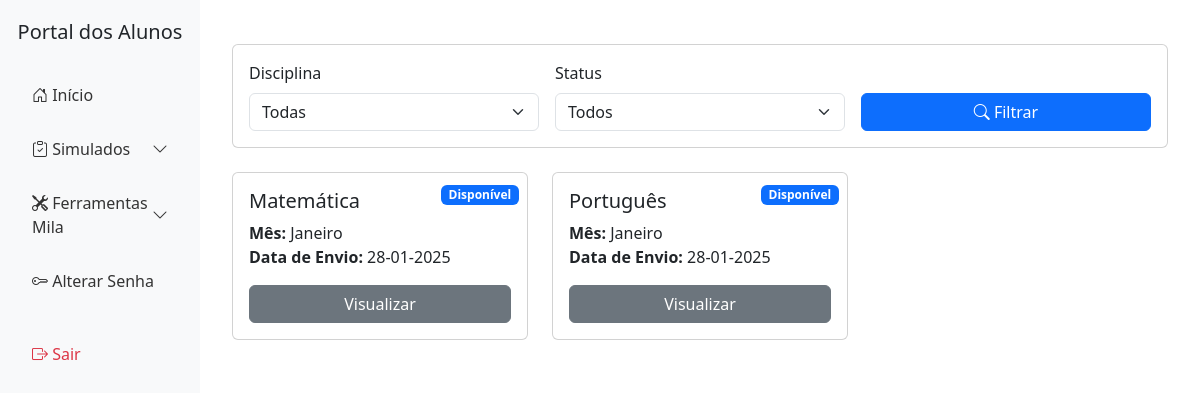
The page /alunos/simulados (signed in) on the database its author committed.
### tables this page shows
CREATE TABLE simulados_gerados (
    id INTEGER PRIMARY KEY AUTOINCREMENT,
    serie_id INTEGER NOT NULL,
    mes_id INTEGER NOT NULL,
    status TEXT DEFAULT 'gerado',
    data_envio TIMESTAMP DEFAULT CURRENT_TIMESTAMP, disciplina_id INTEGER,
    FOREIGN KEY (serie_id) REFERENCES series (id),
    FOREIGN KEY (mes_id) REFERENCES meses (id)
);

CREATE TABLE disciplinas (
    id INTEGER PRIMARY KEY AUTOINCREMENT,
    nome TEXT NOT NULL UNIQUE
);

### routes/simulados.py (the view)
@simulados_bp.route('/alunos/simulados')
@login_required
def listar_simulados():
    if current_user.tipo_usuario_id != 4:  # Apenas alunos podem acessar
        flash("Acesso não autorizado.", "danger")
        return redirect(url_for("index"))
    db = get_db()
    simulados = db.execute("""
        SELECT sg.id, d.nome AS disciplina_nome, sg.mes_id,
               strftime('%d-%m-%Y', date(sg.data_envio)) as data_envio,
               am.status,
               ds.desempenho as nota
        FROM aluno_simulado am
        JOIN simulados_gerados sg ON am.simulado_id = sg.id
        JOIN disciplinas d ON sg.disciplina_id = d.id
        LEFT JOIN desempenho_simulado ds ON ds.simulado_id = sg.id
            AND ds.aluno_id = am.aluno_id
        WHERE am.aluno_id = ?
        ORDER BY
            CASE am.status
                WHEN 'não respondido' THEN 0
                ELSE 1
            END,
            sg.data_envio DESC
    """, [current_user.id]).fetchall()
    meses = [
        (1, "Janeiro"), (2, "Fevereiro"), (3, "Março"),
        (4, "Abril"), (5, "Maio"), (6, "Junho"),
        (7, "Julho"), (8, "Agosto"), (9, "Setembro"),
        (10, "Outubro"), (11, "Novembro"), (12, "Dezembro")
    ]
    return render_template('alunos/simulados.html', simulados=simulados, meses=meses)

### app.py (called while the page is built)
@app.context_processor
def utility_processor():
    return dict(enumerate=enumerate)

@login_manager.user_loader
def load_user(user_id):
    db = get_db()
    cursor = db.cursor()
    cursor.execute("""
        SELECT id, nome, tipo_usuario_id, escola_id, serie_id, turma_id, email, codigo_ibge
        FROM usuarios
        WHERE id = ?
    """, (user_id,))
    user_data = cursor.fetchone()
    if user_data:
        app.logger.info(f"Usuário carregado: {user_data}")
        return User(
            id=user_data[0],
            nome=user_data[1],
            tipo_usuario_id=user_data[2],
            escola_id=user_data[3],
            serie_id=user_data[4],
            turma_id=user_data[5],
            email=user_data[6],
            codigo_ibge=user_data[7]
        )
    app.logger.warning(f"Usuário com ID {user_id} não encontrado.")
    return None

def get_db():
    db = getattr(g, '_database', None)
    if db is None:
        db = g._database = sqlite3.connect(DATABASE)
    return db

@app.teardown_appcontext
def close_connection(exception):
    db = getattr(g, '_database', None)
    if db is not None:
        db.close()

### routes/simulados.py (called while the page is built)
def get_db():
    if 'db' not in g:
        g.db = sqlite3.connect('educacional.db')
        g.db.row_factory = sqlite3.Row
    return g.db

### templates/alunos/simulados.html (shortened to what this page needs)
{% extends "alunos/base_alunos.html" %}
{% block content %}
<div class="container mt-4">
    <div class="card mb-4">
        <div class="card-body">
            <form id="filtro-form" class="row g-3">
                <div class="col-md-4">
                    <label for="filtro-disciplina" class="form-label">Disciplina</label>
                    <select class="form-select" id="filtro-disciplina">
                        <option value="">Todas</option>
                    </select>
                </div>
                <div class="col-md-4">
                    <label for="filtro-status" class="form-label">Status</label>
                    <select class="form-select" id="filtro-status">
                        <option value="">Todos</option>
                    </select>
                </div>
                <div class="col-md-4 d-flex align-items-end">
                    <button type="submit" class="btn btn-primary w-100">
                        <i class="bi bi-search"></i> Filtrar
                    </button>
                </div>
            </form>
        </div>
    </div>
    <div class="row" id="lista-simulados">
        {% for simulado in simulados %}
        <div class="col-md-4 mb-4">
            <div class="card h-100 simulado-card">
                <div class="simulado-status">
                    {% if simulado.status == 'em andamento' %}
                    <span class="badge bg-warning">Em Andamento</span>
                    {% elif simulado.status == 'respondido' %}
                    <span class="badge bg-success">Respondido</span>
                    {% else %}
                    <span class="badge bg-primary">Disponível</span>
                    {% endif %}
                </div>
                <div class="card-body">
                    <h5 class="card-title">{{ simulado.disciplina_nome }}</h5>
                    <p class="card-text">
                        <strong>Mês:</strong> {{ meses[simulado.mes_id - 1][1] }}<br>
                        <strong>Data de Envio:</strong> {{ simulado.data_envio }}
                    </p>
                    <div class="mt-3">
                        {% if simulado.status == 'não respondido' %}
                        <a href="{{ url_for('simulados.responder_simulado', simulado_id=simulado.id) }}"
                           class="btn btn-primary w-100">
                            Responder
                        </a>
                        {% else %}
                        <a href="{{ url_for('simulados.responder_simulado', simulado_id=simulado.id) }}"
                           class="btn btn-secondary w-100">
                            Visualizar
                        </a>
                        {% endif %}
                    </div>
                </div>
            </div>
        </div>
        {% endfor %}
    </div>
</div>
{% endblock %}

### templates/alunos/base_alunos.html (shortened to what this page needs)
{% extends "base.html" %}
{% block sidebar_title %}Portal dos Alunos{% endblock %}
{% block sidebar_content %}
    <a class="nav-link {% if request.endpoint == 'alunos_bp.portal_alunos' %}active{% endif %}" href="{{ url_for('alunos_bp.portal_alunos') }}">
        <i class="bi bi-house-door"></i> Início
    </a>
    <a class="nav-link d-flex justify-content-between align-items-center"
        data-bs-toggle="collapse"
        href="#simuladosMenu"
        role="button"
        aria-expanded="false"
        aria-controls="simuladosMenu">
        <span>
            <i class="bi bi-clipboard-check"></i> Simulados
        </span>
        <i class="bi bi-chevron-down"></i>
    </a>
    <a class="nav-link d-flex justify-content-between align-items-center"
        data-bs-toggle="collapse"
        href="#ferramentasMila"
        role="button"
        aria-expanded="false"
        aria-controls="ferramentasMila">
        <span>
            <i class="bi bi-tools"></i> Ferramentas Mila
        </span>
        <i class="bi bi-chevron-down"></i>
    </a>
    <a class="nav-link {% if request.endpoint == 'alterar_senha' %}active{% endif %}" href="{{ url_for('alterar_senha') }}">
        <i class="bi bi-key"></i> Alterar Senha
    </a>
    <a class="nav-link text-danger mt-4" href="{{ url_for('logout') }}">
        <i class="bi bi-box-arrow-right"></i> Sair
    </a>
{% endblock %}

### templates/base.html (shortened to what this page needs)
<!DOCTYPE html>
<html lang="pt-br">
<head>
    <link href="https://cdn.jsdelivr.net/npm/bootstrap@5.3.0/dist/css/bootstrap.min.css" rel="stylesheet">
    <link href="https://cdn.jsdelivr.net/npm/bootstrap-icons@1.7.2/font/bootstrap-icons.css" rel="stylesheet">
</head>
<body>
    <div class="container-fluid">
        <div class="row">
            <div class="col-md-3 col-lg-2 sidebar">
                <h5 class="text-center mb-4">{% block sidebar_title %}Sistema Educacional{% endblock %}</h5>
                <nav class="nav flex-column">
                    {% block sidebar_content %}{% endblock %}
                </nav>
            </div>
            <div class="col-md-9 col-lg-10 main-content">
                {% block content %}{% endblock %}
            </div>
        </div>
    </div>
</body>
</html>

### templates/alunos/simulados.html (style rules this page uses)
.simulado-card { transition: transform 0.2s; }
.simulado-status { position: absolute; top: 0; right: 0; padding: 0.5rem; }

### templates/base.html (style rules this page uses)
.sidebar { min-height: 100vh; background-color: #f8f9fa; padding-top: 20px; }
.sidebar .nav-link { color: #333; padding: 10px 20px; margin: 5px 0; border-radius: 5px; }
.main-content { padding: 20px; }

### rows shown on the page
simulados_gerados: disciplina_nome "Matemática", meses "Janeiro", data_envio "28-01-2025"
simulados_gerados: disciplina_nome "Português", meses "Janeiro", data_envio "28-01-2025"
